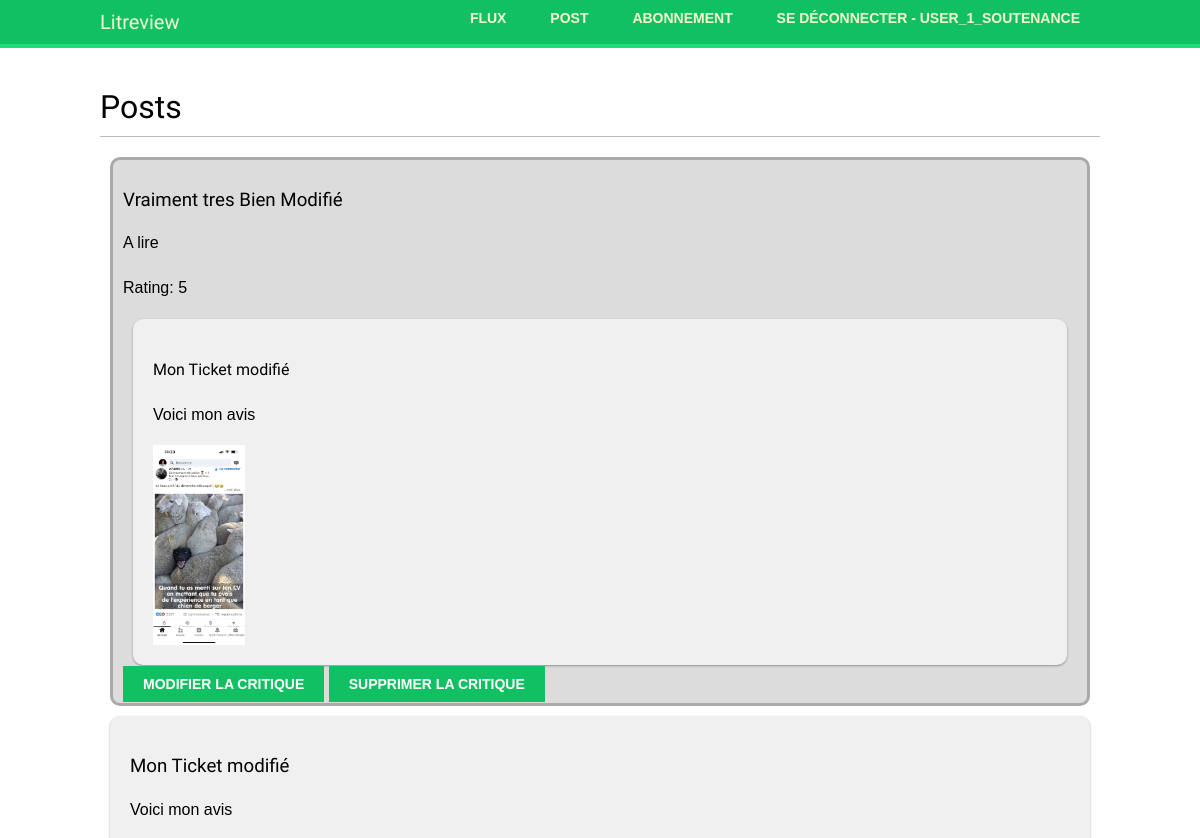
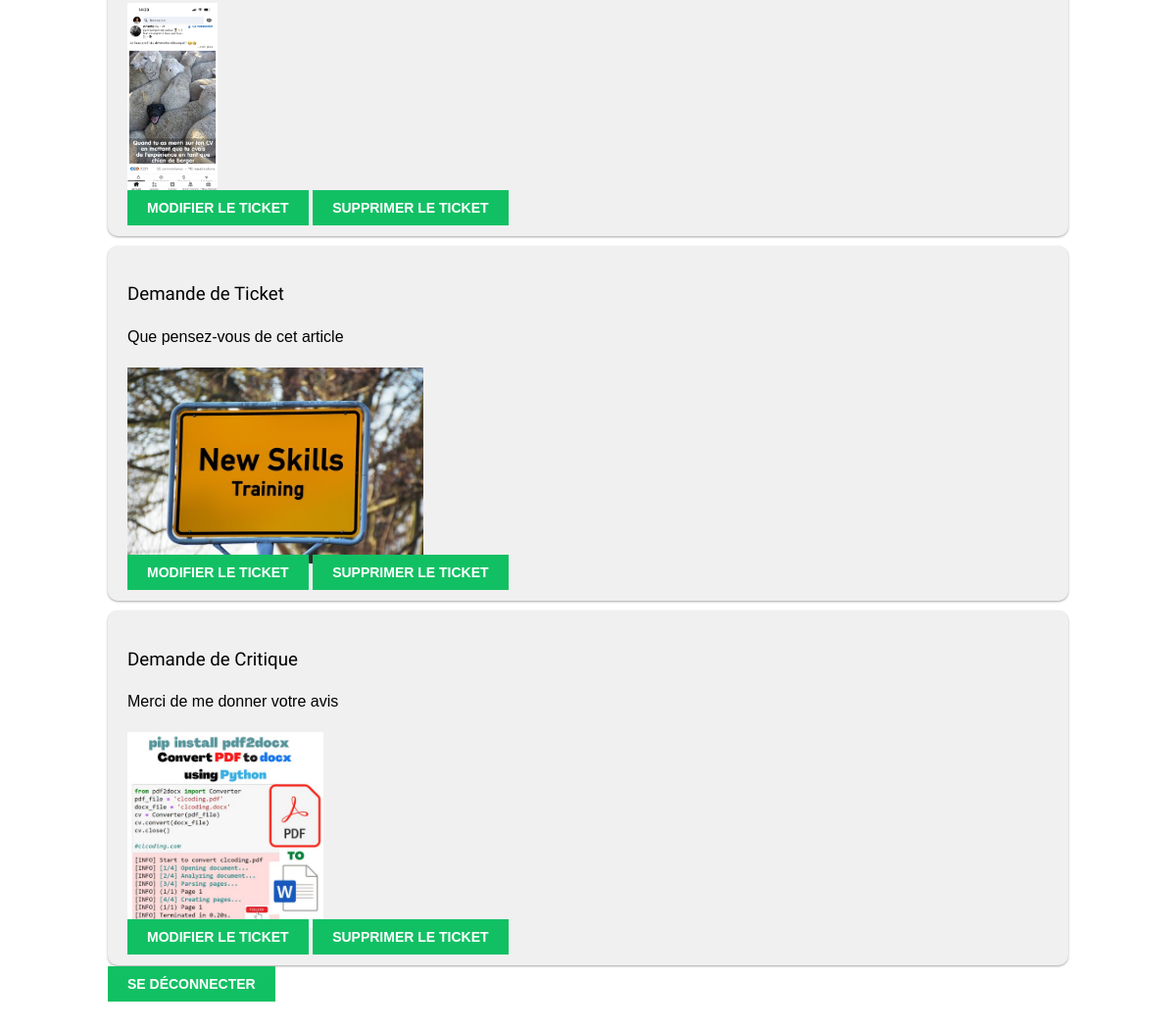
/litreview_app/posts/ (signed in), run on the app's committed database (2 pictures, top to bottom).
### litreview_app/models.py (models this page shows)
class Review(models.Model):
    rating = models.PositiveSmallIntegerField(
        max_length=1024, validators=[MinValueValidator(0), MaxValueValidator(5)]
    )
    user = models.ForeignKey(settings.AUTH_USER_MODEL, on_delete=models.CASCADE)
    headline = models.CharField(max_length=128)
    ticket = models.ForeignKey(Ticket, on_delete=models.CASCADE)
    body = models.TextField(max_length=8192, blank=True)
    time_created = models.DateTimeField(auto_now_add=True)

class Ticket(models.Model):
    title = models.CharField(max_length=128)
    description = models.TextField(max_length=2048, blank=True)
    user = models.ForeignKey(settings.AUTH_USER_MODEL, on_delete=models.CASCADE)
    time_created = models.DateTimeField(auto_now_add=True)
    image = models.ImageField(
        null=True, blank=True, upload_to="tickets/"
    )  # Ajout du repertoire pour stocker les images

### litreview_app/views/dashboard.py (the view)
# urls.py: path("posts/", views.posts, name="posts"),
@login_required
def posts(request):  # mes postes uniquements # --> Erreur on recupere tous les tickets  à reprendre juste les miens <--
    tickets = Ticket.objects.filter(user=request.user).order_by("-id")
    tickets = tickets.annotate(content_type=Value("TICKET", CharField()))
    reviews = Review.objects.filter(user=request.user).order_by("-id")
    reviews = reviews.annotate(content_type=Value("REVIEW", CharField()))
    posts = sorted(
        chain(reviews, tickets), key=lambda post: post.time_created, reverse=True
    )
    context = {
        "section": "dashboard",
        "posts": posts,
    }
    return render(request, "litreview_app/posts.html", context)

### litreview_app/templates/litreview_app/posts.html (shortened to what this page needs)
{% extends "base.html" %}
{% load static %}
      {% block content %}
        <h1>Posts</h1>
          <div>
            {% for post  in posts %}
                {% if post.content_type == 'REVIEW' %}
                    <div class="reviews">
                        <h3>{{ post.headline }}</h3>
                        <p>{{ post.body }}</p>
                        <p>Rating: {{ post.rating }}</p>
                        <div class="ticket">
                            <h4>{{ post.ticket.title }}</h4>
                            <p>{{ post.ticket.description }}</p>
                            {% if post.ticket.image %}
                                <img src="{{ post.ticket.image.url }}" alt="{{ post.ticket.title }}" class="ticket-image">
                            {% endif %}
                        </div>
                        <a href="{% url 'update_review' review_id=post.id %}" class="button">Modifier la critique</a>
                        <a href="{% url 'delete_review' review_id=post.id %}" class="button">Supprimer la critique</a>
                    </div>
                {% elif post.content_type == 'TICKET' %}
                    <div class="ticket">
                        <h3>{{ post.title }}</h3>
                        <p>{{ post.description }}</p>
                        {% if post.image %}
                            <img src="{{ post.image.url }}" alt="{{ post.title }}" class="ticket-image">
                        {% endif %}
                        <a href="{% url 'update_ticket' ticket_id=post.id %}" class="button">Modifier le ticket</a>
                        <a href="{% url 'delete_ticket' ticket_id=post.id %}" class="button">Supprimer le ticket</a>
                    </div>
                {% endif %}
            {% empty %}
                <p>Aucune critique trouvée</p>
            {% endfor %}
          </div>
          <div class="menu-item px-5">
              <a href="{% url 'logout' %}" class="button">Se déconnecter</a>
          </div>
      {% endblock %}

### litreview_app/templates/base.html (shortened to what this page needs)
{% load static %}
<!DOCTYPE html>
<html>
<head>
    <link href="{% static "litreview_app/styles.css" %}" rel="stylesheet">
</head>
  <body>
    <nav>
    <div id="header">
      <span class="logo">Litreview</span>
      <div id="navigation">
          <a href="{% url 'dashboard' %}" class="button">Flux</a>
          <a href="{% url 'posts' %}" class="button">Post</a>
          <a href="{% url 'follows' %}" class="button">Abonnement</a>
          <a href="{% url 'logout' %}" class="button">Se déconnecter - {{ request.user.username }}</a>
      </div>
    </div>
    </nav>
    <div id="content">
      {% block content %}
      {% endblock %}
    </div>
  </body>
  </html>

### litreview_app/static/litreview_app/styles.css (style rules this page uses)
body { margin:0; padding:0; font-family:helvetica, sans-serif; }
p { line-height: 1.8; }
a { color:#12c064; text-decoration:none; }
h1, h2, h3, h4, h5 , h6 { font-family: 'Muli', sans-serif; font-weight:normal; }
h1 { border-bottom:1px solid #bbb; padding:0 0 10px 0; margin:10px 0 20px 0; }
#header { padding:10px 100px; font-size:14px; background:#12c064; color:#fff; border-bottom:4px solid #1cdf78; overflow:auto; width: 100%; }
#header .logo { font-family: 'Muli', sans-serif; float:left; color:#f3f7cc; font-size:20px; margin-right:10%; }
#header a { color:#f3f7cc; }
#content { padding:30px 100px; }
input[type=submit], a.button { font-weight:bold; background:#12c064; color:#fff; padding:10px 20px; font-size:14px; text-transform:uppercase; bottom: -10px; }
.ticket { background-color: #f0f0f0; border-radius: 10px; padding: 20px; box-shadow: 0 1px 3px rgba(0, 0, 0, 0.12), 0 1px 2px rgba(0, 0, 0, 0.24); margin: 10px; }
.ticket-image { max-width: 100%; max-height: 200px; display: block; margin-top: 10px; }
.menu-item { margin: 10px; }
.reviews { border-radius: 10px; border: 3px solid #aaa; margin: 10px; padding: 10px; background: #dcdcdc; }
nav { display: flex; }
#navigation { text-align: right; }
#navigation a { padding: 10 px; margin: 5 px; transition-duration: 0.3s; border-radius: 8px 8px 0px 0px; }

### data on the page
Review: headline "Vraiment tres Bien Modifié", body "A lire", rating "5", ticket "Mon Ticket modifié", ticket.description "Voici mon avis", ticket.image (picture)
Ticket: title "Mon Ticket modifié", description "Voici mon avis", image (picture)
Ticket: title "Demande de Ticket", description "Que pensez-vous de cet article", image (picture)
Ticket: title "Demande de Critique", description "Merci de me donner votre avis", image (picture)

### other printed values
{{ request.user.username }} "USER_1_SOUTENANCE"
